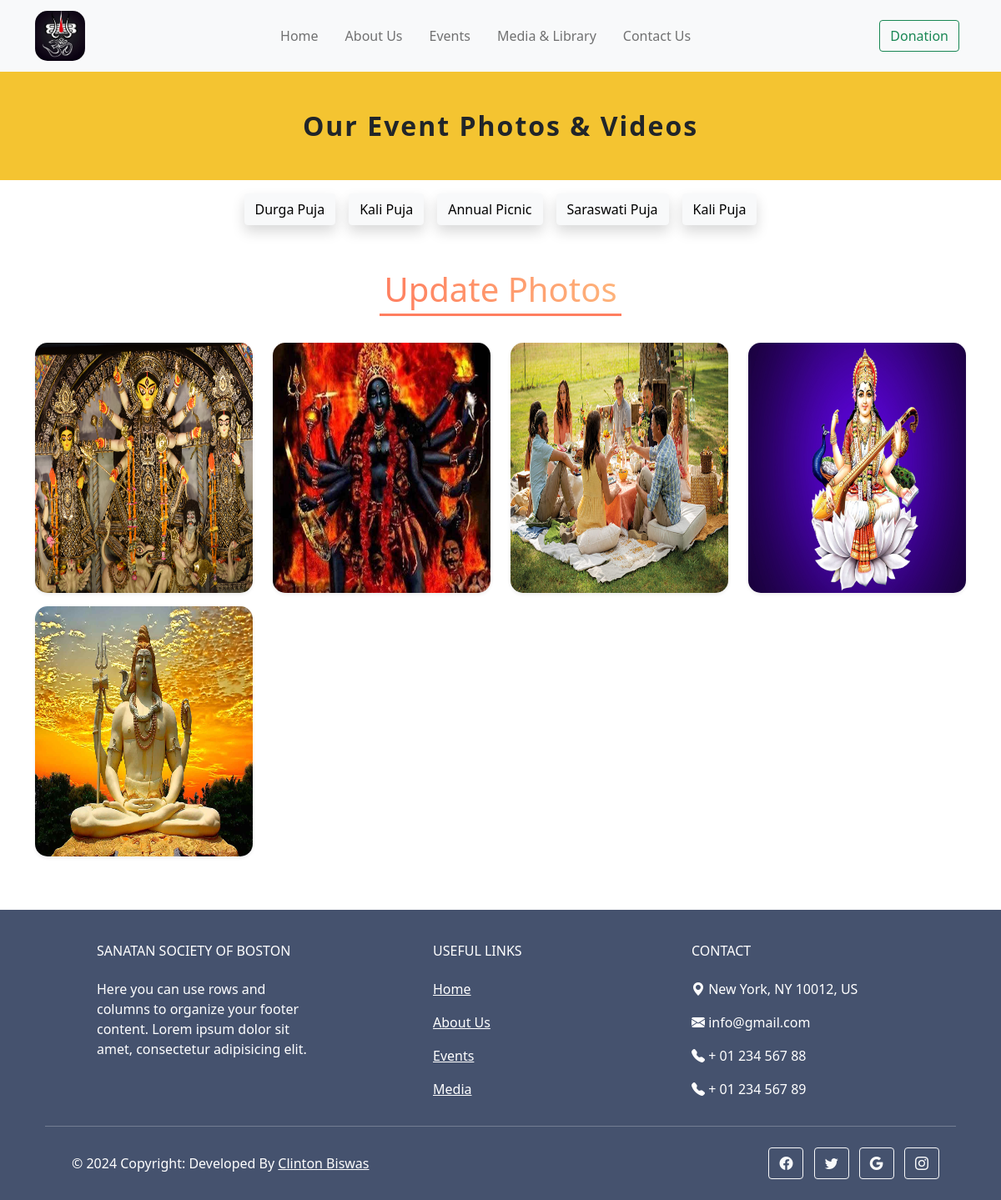
/event-photos-videos/, run on an earlier commit of the app's database.
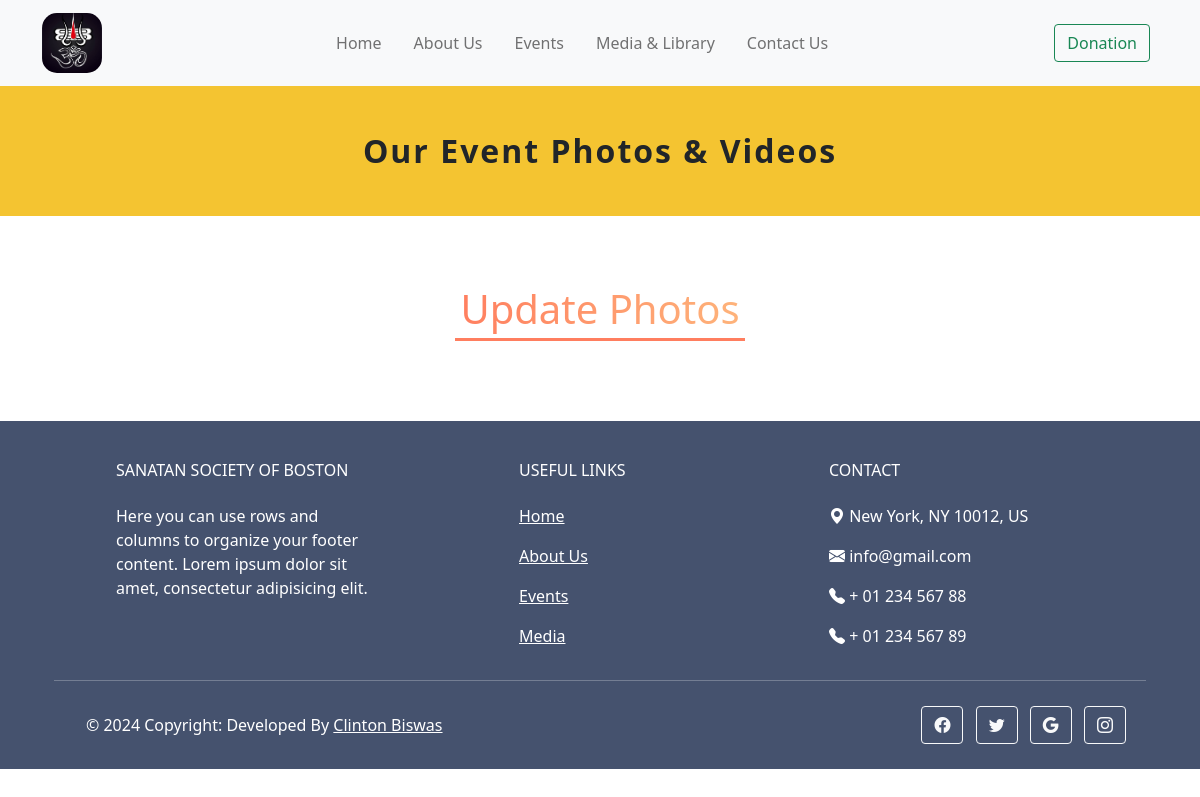
And on a later commit of the database.
### main/models.py (models this page shows, shortened)
class MediaLibrary(models.Model):
    event_name = models.ForeignKey(EventList, on_delete=models.CASCADE)
    videos = models.FileField(upload_to='media_video', blank=True, null=True)
    photos = models.ImageField(upload_to='media_photo', blank=True, null=True)
    media_year = models.CharField(max_length=50, help_text='2021')

class EventList(models.Model):
    event_name = models.CharField(max_length=264)
    body = RichTextField(blank=True, null=True)
    images = models.ImageField(upload_to='event_images')
    event_date = models.CharField(max_length=50, blank=True)
    year = models.CharField(max_length=50, blank=True, null=True)
    slug = models.SlugField(unique=True, blank=True)
    created = models.DateTimeField(auto_now_add=True, blank=True, null=True)
    class Meta:
        ordering = ['-created']

### main/views.py (the view)
# urls.py: path('event-photos-videos/', views.MediaLibraryView, name='media'),
def MediaLibraryView(request):
    event_img = MediaLibrary.objects.filter(media_year='2023')
    event_name_list = MediaLibrary.objects.all()
    context = {'event_img':event_img, 'event_name_list':event_name_list}
    return render(request, 'main/media_library.html', context)

### templates/main/media_library.html (shortened to what this page needs)
{% extends 'base.html' %}
{% load static %}
{% block content %}
<div class="d-flex flex-column justify-content-center align-items-center" style="height: 130px; background-color: #F4C431;">
    <h2 style="margin: 0; font-weight: bolder; letter-spacing: 2px;">Our Event Photos & Videos</h2>
</div>
<div class="container">
    <div class="mt-3 d-flex justify-content-center align-items-center">
        {% for event in event_name_list %}
            <a href="{% url 'main:photo-detail' event.id %}" type="button" class="btn btn-light shadow mx-2">{{event.event_name.event_name}}</a>
        {% endfor %}
    </div>
    <div class="mt-5">
        <div class="mb-4" style="text-align: center;">
            <h1 style="
                display: inline-block;
                padding: 5px;
                background: linear-gradient(to right, #ff7e5f, #feb47b);
                -webkit-background-clip: text;
                color: transparent;
                border-bottom: 3px solid #ff7e5f;
            ">Update Photos</h1>
        </div>
        <div class="row">
            {% for img in event_img %}
            <div class="col-sm-3">
                <img class="mb-3 shadow-sm" style="border-radius: 15px;" src={{img.photos.url}} alt="" width="100%" max-width="100%" height="300px">
            </div>
            {% endfor %}
        </div>
    </div>
</div>
{% endblock content %}

### templates/base.html (shortened to what this page needs)
{% load static %}
<!doctype html>
<html lang="en">
  <head>
    <link rel="stylesheet" href="{% static 'style/main.css' %}">
    <link rel="stylesheet" href="https://cdn.jsdelivr.net/npm/bootstrap-icons@1.3.0/font/bootstrap-icons.css">
    <link href="https://cdn.jsdelivr.net/npm/bootstrap@5.0.2/dist/css/bootstrap.min.css" rel="stylesheet">
  </head>
  <body>
    {% include 'navbar.html' %}
    <div>
        {% block content %}
        {% endblock content %}
    {% include 'footer.html' %}
    </div>
  </body>
</html>

### templates/navbar.html (shortened to what this page needs)
{% load static %}
<nav class="navbar navbar-expand-lg navbar-light bg-light">
  <div class="container">
      <a class="navbar-brand" href="#">
          <img style="border-radius: 15px;" src="{% static 'images/shiva.jpg' %}" alt="Logo" height="60" width="60">
      </a>
      <div class="collapse navbar-collapse" id="navbarSupportedContent">
          <ul class="navbar-nav mx-auto mb-2 mb-lg-0">
              <li class="nav-item mx-2">
                  <a class="nav-link" aria-current="page" href="{% url 'main:home' %}">Home</a>
              </li>
              <li class="nav-item mx-2">
                  <a class="nav-link" aria-current="page" href="{% url 'main:about' %}">About Us</a>
              </li>
              <li class="nav-item mx-2">
                  <a class="nav-link" aria-current="page" href="{% url 'main:event' %}">Events</a>
              </li>
              <li class="nav-item mx-2">
                  <a class="nav-link" aria-current="page" href="{% url 'main:media' %}">Media & Library</a>
              </li>
              <li class="nav-item mx-2">
                  <a class="nav-link" aria-current="page" href="{% url 'main:contact' %}">Contact Us</a>
              </li>
          </ul>
          <div class="d-flex mx-2">
              <a href="{% url 'main:donate' %}" class="btn btn-outline-success text-decoration-none" type="submit">Donation</a>
          </div>
      </div>
  </div>
</nav>

### templates/footer.html (shortened to what this page needs)
<div class="mt-5">
    <footer
            class="text-center text-lg-start text-white"
            style="background-color: #45526e"
            >
      <div class="container p-4 pb-0">
        <section class="">
          <div class="row">
            <div class="col-md-3 col-lg-3 col-xl-3 mx-auto mt-3">
              <h6 class="text-uppercase mb-4 font-weight-bold">
                SANATAN SOCIETY OF BOSTON
              </h6>
              <p>
                Here you can use rows and columns to organize your footer
                content. Lorem ipsum dolor sit amet, consectetur adipisicing
                elit.
              </p>
            </div>
            <div class="col-md-3 col-lg-2 col-xl-2 mx-auto mt-3">
              <h6 class="text-uppercase mb-4 font-weight-bold">
                Useful links
              </h6>
              <p>
                <a class="text-white" href='{% url "main:home" %}'>Home</a>
              </p>
              <p>
                <a class="text-white" href='{% url "main:about" %}'>About Us</a>
              </p>
              <p>
                <a class="text-white" href='{% url "main:event" %}'>Events</a>
              </p>
              <p>
                <a class="text-white" href='{% url "main:media" %}'>Media</a>
              </p>
            </div>
            <div class="col-md-4 col-lg-3 col-xl-3 mx-auto mt-3">
              <h6 class="text-uppercase mb-4 font-weight-bold">Contact</h6>
              <p><i class="bi bi-geo-alt-fill mr-3"></i> New York, NY 10012, US</p>
              <p><i class="bi bi-envelope-fill mr-3"></i> info@gmail.com</p>
              <p><i class="bi bi-telephone-fill mr-3"></i> + 01 234 567 88</p>
              <p><i class="bi bi-telephone-fill mr-3"></i> + 01 234 567 89</p>
            </div>
          </div>
        </section>
        <hr class="my-3">
        <section class="p-3 pt-0">
          <div class="row d-flex align-items-center">
            <div class="col-md-7 col-lg-8 text-center text-md-start">
              <div class="p-3">
                © 2024 Copyright: Developed By
                <a class="text-white" href="https://www.linkedin.com/in/clinton-biswas-ponti/"
                   >Clinton Biswas </a>
              </div>
            </div>
            <div class="col-md-5 col-lg-4 ml-lg-0 text-center text-md-end">
              <a
                 class="btn btn-outline-light btn-floating m-1"
                 class="text-white"
                 role="button"
                 href='https://www.facebook.com/pujaudjaponparishad.boston?mibextid=kFxxJD'
                 ><i class="bi bi-facebook"></i
                ></a>
              <a
                 class="btn btn-outline-light btn-floating m-1"
                 class="text-white"
                 role="button"
                 ><i class="bi bi-twitter"></i
                ></a>
              <a
                 class="btn btn-outline-light btn-floating m-1"
                 class="text-white"
                 role="button"
                 ><i class="bi bi-google"></i
                ></a>
              <a
                 class="btn btn-outline-light btn-floating m-1"
                 class="text-white"
                 role="button"
                 ><i class="bi bi-instagram"></i
                ></a>
            </div>
          </div>
        </section>
      </div>
    </footer>
  </div>

What changed in the data, as far as the page shows it:
removed MediaLibrary: event_name.event_name "Durga Puja", photos (picture)
removed MediaLibrary: event_name.event_name "Kali Puja", photos (picture)
removed MediaLibrary: event_name.event_name "Annual Picnic", photos (picture)
removed MediaLibrary: event_name.event_name "Saraswati Puja", photos (picture)
removed MediaLibrary: event_name.event_name "Kali Puja", photos (picture)
